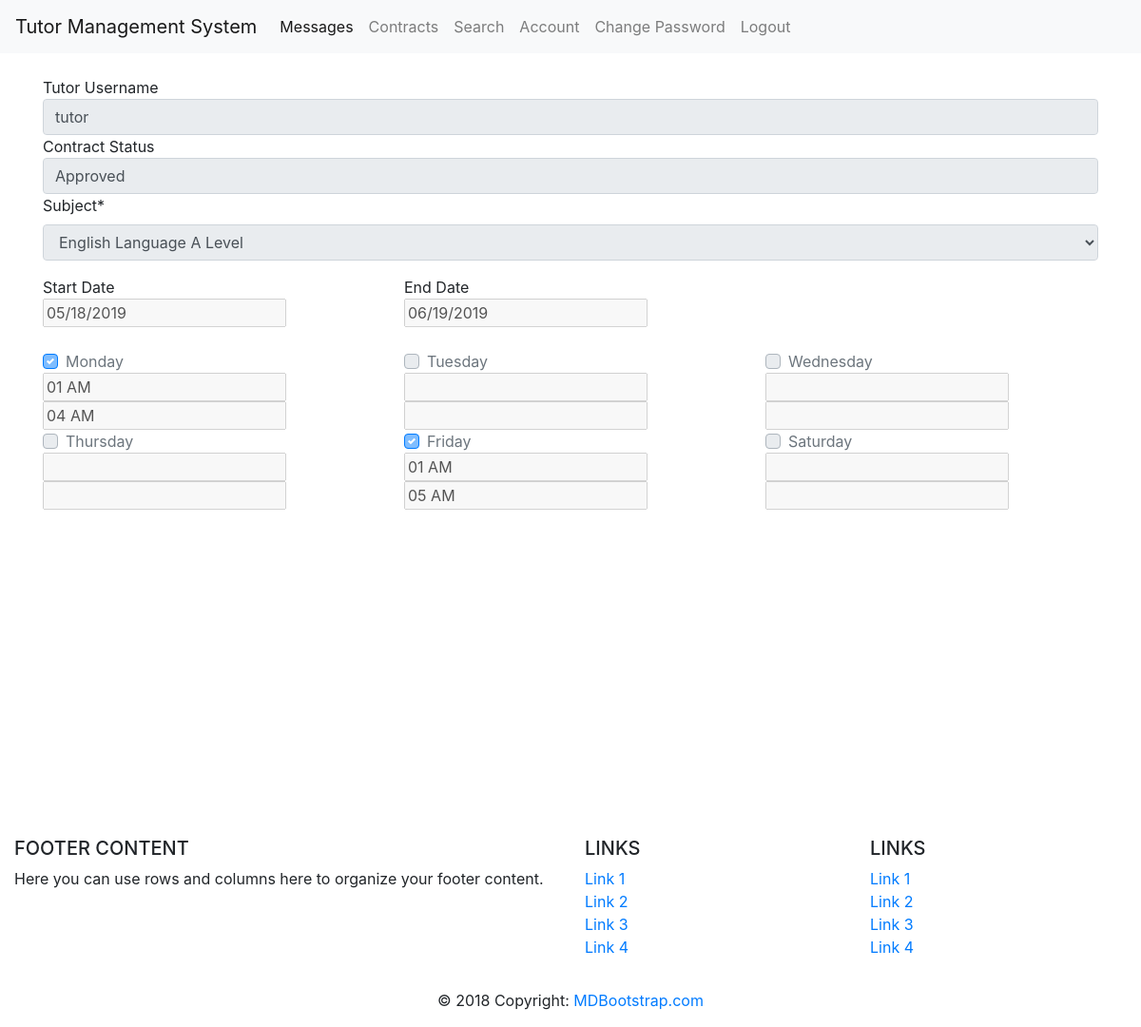
The page /contracts/6/ (signed in) on the database as committed earlier.
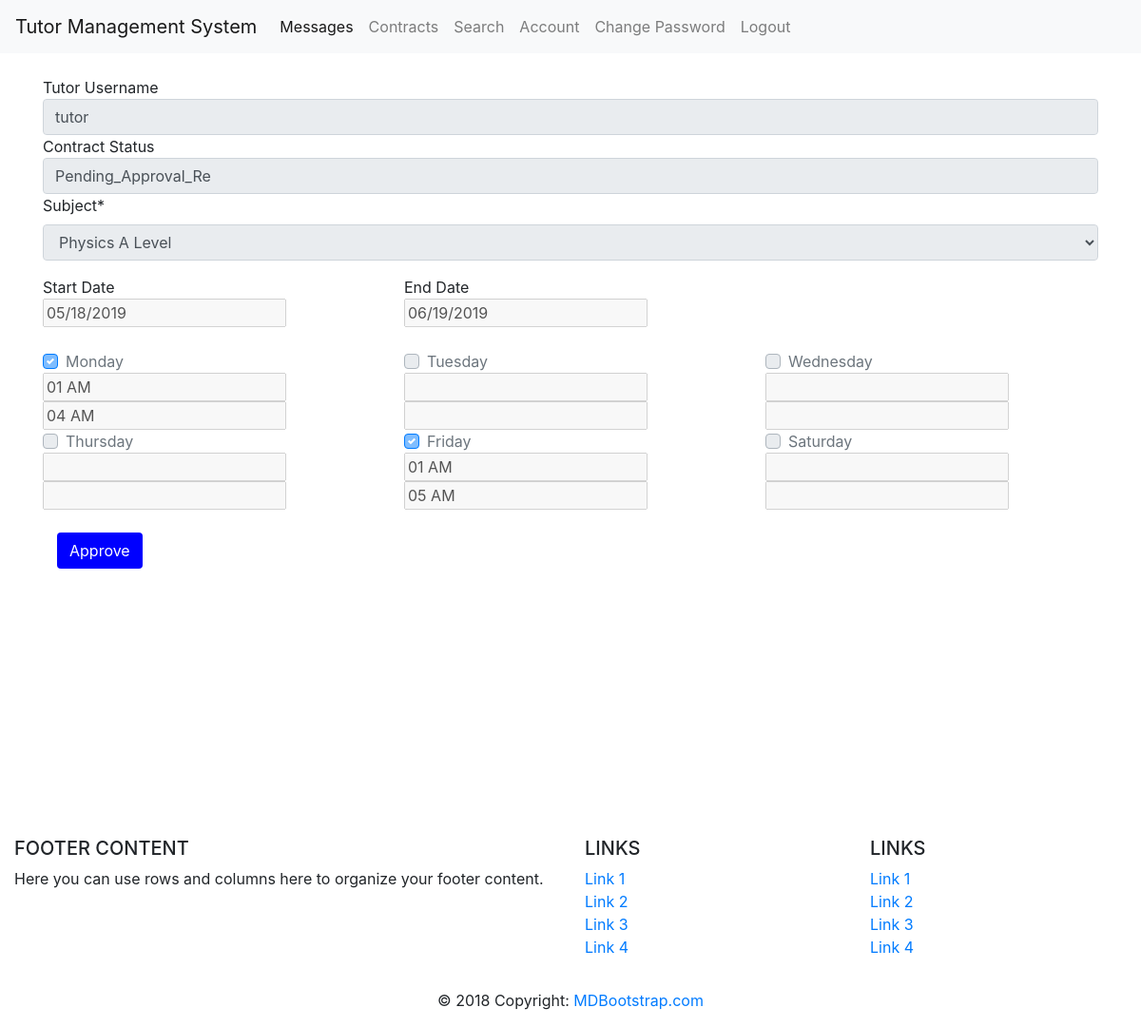
The same page on the database as committed later.
### main/models.py (models this page shows, shortened)
class Tutor(models.Model):
	MyUser = models.OneToOneField(MyUser, on_delete=models.CASCADE, unique = True)
	Highest_Qualification = models.ForeignKey(Qualification, on_delete = models.SET_NULL, null = True)
	Degree_Name = models.CharField(max_length = 100)
	Institution = models.CharField(max_length = 100)
	Degree_Image = models.ImageField()
	location = PlainLocationField(zoom=7)
	hash = models.CharField(max_length = 100)

class MyUser(models.Model):
	user = models.OneToOneField(User, on_delete=models.CASCADE, blank = False, null = False, 						unique = True)
	Photograph = models.ImageField()
	Type = models.CharField(max_length=100)
	PersonID = models.OneToOneField(Person, on_delete=models.CASCADE, null = True, unique = True)
	Status = models.CharField(max_length = 50, blank= False, null = False)
	class Meta:
		verbose_name_plural = "My Users"

class Contracts(models.Model):
	tutor = models.ForeignKey(Tutor, on_delete = models.CASCADE, null= False, blank = False)
	student = models.ForeignKey(Student, on_delete = models.CASCADE, null= False, blank = False)
	subject = models.ForeignKey(Subject, on_delete = models.CASCADE, null= False, blank = False)
	startDate = models.DateTimeField(null= False, blank = False)
	endDate = models.DateTimeField(null= False, blank = False)
	status = models.CharField(max_length = 100)
	review = models.TextField(null = True, blank = True)
	userRating = models.IntegerField(null= True, blank = True)
	tutorRating = models.IntegerField(null = True, blank = True)
	datetime = models.DateTimeField(default = datetime.now)

class Day(models.Model):
	Name = models.CharField(max_length=100)

### main/views.py (the view)
# urls.py: path('contracts/<contractID>/', views.view_contract, name = 'view_contract'),
def view_contract(request, contractID):
	if not contractID.isnumeric():
		return redirect('#/')
	if not request.user.is_authenticated:
		return redirect('main:homepage')
	if request.user.myuser.Type == 'Tutor':
		return view_contract_as_tutor(request, contractID)
	elif request.user.myuser.cuser.Type == 'Student':
		return view_contract_as_student(request, contractID)
	else:
		return HttpResponse('Something went severly wrong, we suggest you report the matter to the admin right away')

### main/forms.py (shortened to what this page needs)
class NewContractForm(ContractForm):
	class Meta:
		model = Contracts
		fields = {'subject',}
	def Freeze(self):
		self.fields.get('subject').disabled = True

### main/models.py (called while the page is built)
	def __str__(self):
		return self.Name + " " + self.Board.Name

### main/views.py (called while the page is built)
def view_contract_as_student(request, contractID):
	contract = Contracts.objects.filter(student = request.user.myuser.cuser.student, id = contractID).first()
	if request.method == 'POST':
		contract.status = 'Approved'
		contract.datetime = datetime.now()
		contract.save()
		return redirect('#/')
	if contract is None:
		return redirect('#/')
	elif contract.status == 'Pending_View':
		contract.status = 'Pending_Approval'
		contract.save()
	elif contract.status == 'Pending_View_Re':
		contract.status = 'Pending_Approval_Re'
		contract.save()
	return render_contract(request, 3, contract)

### main/templates/main/view_contract.html (shortened to what this page needs)
{% extends 'main/header.html'%}
{% load crispy_forms_tags %}
{% block content %}
<link href="https://unpkg.com/gijgo@1.9.13/css/gijgo.min.css" rel="stylesheet" type="text/css" />
<link rel="stylesheet" href="https://stackpath.bootstrapcdn.com/bootstrap/4.1.1/css/bootstrap.min.css">
<link rel="stylesheet" href="https://cdnjs.cloudflare.com/ajax/libs/bootstrap-select/1.13.1/css/bootstrap-select.css" />
	<form method = "POST" enctype="multipart/form-data">
	{% if edit < 3 %}
		<span> Student Username </span>
	{% else %}
		<span> Tutor Username </span>
	{% endif %}
	{% if edit  == 1 %}
		<input type="text" name="Username" class="textinput textInput form-control" required id="Username">
	{% elif edit == 2 %}
		<input type="text" name="Username" value = {{student.MyUser.user.username}} disabled class="textinput textInput form-control" required id="Username">
	{% else %}
		<input type="text" disabled name="Username" disabled class="textinput textInput form-control" required id="Username" value = {{student.MyUser.user.username}}>
	{% endif %}
	{% if edit != 1 %}
		<span> Contract Status </span>
		<input type="text" disabled name="Username" disabled class="textinput textInput form-control" required id="Username" value = {{contract_status}}>
	{% endif %}
	{{contract_form|crispy}}
	{% if edit == 1 %}
		<div class = 'row'>
			<div class = "col-sm-4">
				<span> Start Date </span>
				<input id="startDate" width="310" name = 'startDate'/>
				<script>
					$('#startDate').datepicker({
						uiLibrary: 'bootstrap4'
					});
				</script>
			</div>
			<div class = "col-sm-4">
				<span> End Date </span>
				<input id="endDate" width="310" name = 'endDate'/>
				<script>
					$('#endDate').datepicker({
						uiLibrary: 'bootstrap4'
					});
				</script>
			</div>
		</div>
	{% else %}
		<div class = 'row'>
			<div class = "col-sm-4">
				<span> Start Date </span><br />
				<input id="startDate" disabled width="310" name = 'startDate' value = {{startDate}} />
			</div>
			<div class = "col-sm-4">
				<span> End Date </span><br />
				<input id="endDate" disabled width="310" name = 'endDate' value = {{endDate}} />
			</div>
		</div>
	{% endif %}
	<br />
		<div class = "row">
		{% for i,j in Tutor_Times.items %}
		<div class = "col-sm-4">
			<div class="custom-control custom-checkbox">
				<label class="custom-control-label" for={{i.Name}}>{{i.Name}}</label>
			</div>
			{% if edit  == 1  or edit == 2 %}
				{% if j.0 == 1 %}
					<input id="{{i.Name}}TimeStart"   width="310" value="{{j.1}}" name = {{i.id}}TimeStart />
					<script>
						$({{i.Name}}TimeStart).timepicker({
							uiLibrary: 'bootstrap4', format: 'hh tt'
						});
					</script>
				{% else %}
					<input id="{{i.Name}}TimeStart"     width="310" name = {{i.id}}TimeStart />
					<script>
						$({{i.Name}}TimeStart).timepicker({
							uiLibrary: 'bootstrap4', format: 'hh tt'
						});
					</script>
				{% endif %}
			{% else %}
				{% if j.0 == 1 %}
					<input id="{{i.Name}}TimeStart"  disabled width="310" value= "{{j.1}}" name = {{i.id}}TimeStart />
				{% else %}
					<input id="{{i.Name}}TimeStart"  disabled width="310" name = {{i.id}}TimeStart />
				{% endif %}
			{% endif %}
			{% if edit  == 1  or edit == 2 %}
				{% if j.0 == 1 %}
					<input id="{{i.Name}}TimeEnd"    name={{i.id}}TimeEnd width="310" value = "{{j.2}}"/>
					<script>
						$({{i.Name}}TimeEnd).timepicker({
							uiLibrary: 'bootstrap4', format: 'hh tt'
						});
					</script>
				{% else %}
					<input id="{{i.Name}}TimeEnd"    name={{i.id}}TimeEnd width="310" />
					<script>
						$({{i.Name}}TimeEnd).timepicker({
							uiLibrary: 'bootstrap4', format: 'hh tt'
						});
					</script>
				{% endif %}
			{% else %}
				{% if j.0 == 1 %}
					<input id="{{i.Name}}TimeEnd"  disabled name={{i.id}}TimeEnd width="310" value = "{{j.2}}"/>
				{% else %}
					<input id="{{i.Name}}TimeEnd" disabled  name={{i.id}}TimeEnd width="310" />
				{% endif %}
			{% endif %}
		</div>
		{% endfor %}
		</div>
	<br />
	{% if edit == 1 %}
		<button class='btn' style = 'background-color:blue; color:white'  type = 'submit'>Send for Approval</button>
	{% elif edit == 2 %}
		<button class='btn' style = 'background-color:blue; color:white'  type = 'submit'>Send for Reapproval</button>
	{% elif edit == 3 and contract_status != "Approved" %}
		<div class = 'col-sm-1'>
			<button class='btn' style = 'background-color:blue; color:white'  type = 'submit' id = "Delete" name = "Delete">Approve</button>
		</div>
	{% endif %}
	</form>
{% endblock %}

### main/templates/main/header.html (shortened to what this page needs)
<!DOCTYPE html>
<html lang="en">
<head>
<link rel="stylesheet" href="https://stackpath.bootstrapcdn.com/bootstrap/4.3.1/css/bootstrap.min.css">
</head>
<body>
	{% include "main/includes/navbar.html" %}
	<div class  = 'container'>
			<br>
			{% block content %}
			{% endblock %}
	</div>
	{% include "main/includes/footer.html" %}
</body>

### main/templates/main/includes/navbar.html (shortened to what this page needs)
<nav class="navbar navbar-expand-lg navbar-light bg-light">
  <a class="navbar-brand" href="/">Tutor Management System</a>
  <div class="collapse navbar-collapse" id="navbarSupportedContent">
    <ul class="navbar-nav mr-auto">
	{% if user.is_authenticated %}
      <li class="nav-item active">
        <a class="nav-link" href="/messages">
		Messages
		<span class="sr-only">(current)</span></a>
      </li>
      <li class="nav-item">
        <a class="nav-link" href="/contracts">Contracts</a>
      </li>
	  {% if user.is_authenticated and user.myuser.Type == "CUser" and user.myuser.cuser.Type == "Student" %}
      <li class="nav-item">
        <a class="nav-link" href="/search">Search</a>
      </li>
	{% endif %}
      <li class="nav-item">
        <a class="nav-link" href="/account">Account</a>
      </li>
      <li class="nav-item">
        <a class="nav-link" href="/password_change">Change Password</a>
      </li>
      <li class="nav-item">
        <a class="nav-link" href="/logout">Logout</a>
      </li>
	{% endif %}
    </ul>
  </div>
</nav>

### main/templates/main/includes/footer.html (shortened to what this page needs)
<footer class="page-footer font-small blue pt-4">
    <div class="container-fluid text-center text-md-left">
      <div class="row">
        <div class="col-md-6 mt-md-0 mt-3">
          <h5 class="text-uppercase">Footer Content</h5>
          <p>Here you can use rows and columns here to organize your footer content.</p>
        </div>
        <div class="col-md-3 mb-md-0 mb-3">
            <h5 class="text-uppercase">Links</h5>
            <ul class="list-unstyled">
              <li>
                <a href="#!">Link 1</a>
              </li>
              <li>
                <a href="#!">Link 2</a>
              </li>
              <li>
                <a href="#!">Link 3</a>
              </li>
              <li>
                <a href="#!">Link 4</a>
              </li>
            </ul>
          </div>
          <div class="col-md-3 mb-md-0 mb-3">
            <h5 class="text-uppercase">Links</h5>
            <ul class="list-unstyled">
              <li>
                <a href="#!">Link 1</a>
              </li>
              <li>
                <a href="#!">Link 2</a>
              </li>
              <li>
                <a href="#!">Link 3</a>
              </li>
              <li>
                <a href="#!">Link 4</a>
              </li>
            </ul>
          </div>
      </div>
    </div>
    <div class="footer-copyright text-center py-3">© 2018 Copyright:
      <a href="https://mdbootstrap.com/education/bootstrap/"> MDBootstrap.com</a>
    </div>
  </footer>

### main/templates/main/header.html (style rules this page uses)
html, body { height: 100%; margin: 0px; }
.container { min-height: 100%; }

Rows that differ between the two databases and show on the page:
changed Contracts: Username "Approved" → "Pending_Approval_Re"; subject "English Language A Level" → "Physics A Level"; status "Approved" → "Pending_View_Re" (drawn)
Other text that changed with them:
text now shown: "Approve"
